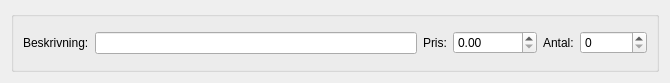
<?xml version="1.0" encoding="UTF-8"?>
<ui version="4.0">
 <class>jobForm</class>
 <widget class="QWidget" name="jobForm">
  <property name="geometry">
   <rect>
    <x>0</x>
    <y>0</y>
    <width>670</width>
    <height>83</height>
   </rect>
  </property>
  <property name="windowTitle">
   <string>Form</string>
  </property>
  <layout class="QVBoxLayout" name="verticalLayout">
   <item>
    <widget class="QGroupBox" name="inputBox">
     <property name="title">
      <string/>
     </property>
     <layout class="QHBoxLayout" name="horizontalLayout_2">
      <item>
       <widget class="QLabel" name="label">
        <property name="text">
         <string>Beskrivning:</string>
        </property>
       </widget>
      </item>
      <item>
       <widget class="QLineEdit" name="description"/>
      </item>
      <item>
       <widget class="QLabel" name="label_2">
        <property name="text">
         <string>Pris:</string>
        </property>
       </widget>
      </item>
      <item>
       <widget class="QDoubleSpinBox" name="price">
        <property name="minimum">
         <double>0.000000000000000</double>
        </property>
        <property name="maximum">
         <double>10000000000.000000000000000</double>
        </property>
        <property name="singleStep">
         <double>10.000000000000000</double>
        </property>
       </widget>
      </item>
      <item>
       <widget class="QLabel" name="label_3">
        <property name="text">
         <string>Antal:</string>
        </property>
       </widget>
      </item>
      <item>
       <widget class="QSpinBox" name="number">
        <property name="maximum">
         <number>100000</number>
        </property>
       </widget>
      </item>
     </layout>
    </widget>
   </item>
  </layout>
 </widget>
 <resources/>
 <connections/>
</ui>
